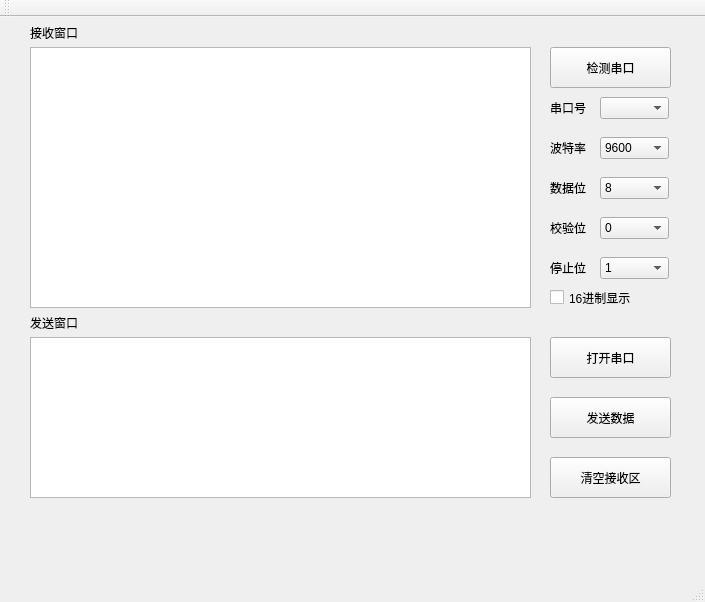
<?xml version="1.0" encoding="UTF-8"?>
<ui version="4.0">
 <class>SerialPortApplicationClass</class>
 <widget class="QMainWindow" name="SerialPortApplicationClass">
  <property name="geometry">
   <rect>
    <x>0</x>
    <y>0</y>
    <width>705</width>
    <height>602</height>
   </rect>
  </property>
  <property name="windowTitle">
   <string>SerialPortApplication</string>
  </property>
  <widget class="QWidget" name="centralWidget">
   <widget class="QLabel" name="ReceiveLabel">
    <property name="geometry">
     <rect>
      <x>30</x>
      <y>10</y>
      <width>54</width>
      <height>12</height>
     </rect>
    </property>
    <property name="text">
     <string>接收窗口</string>
    </property>
   </widget>
   <widget class="QTextEdit" name="ReceiveTextEdit">
    <property name="geometry">
     <rect>
      <x>30</x>
      <y>30</y>
      <width>501</width>
      <height>261</height>
     </rect>
    </property>
   </widget>
   <widget class="QLabel" name="SendLabel">
    <property name="geometry">
     <rect>
      <x>30</x>
      <y>300</y>
      <width>54</width>
      <height>12</height>
     </rect>
    </property>
    <property name="text">
     <string>发送窗口</string>
    </property>
   </widget>
   <widget class="QTextEdit" name="SendTextEdit">
    <property name="geometry">
     <rect>
      <x>30</x>
      <y>320</y>
      <width>501</width>
      <height>161</height>
     </rect>
    </property>
   </widget>
   <widget class="QPushButton" name="SearchButton">
    <property name="geometry">
     <rect>
      <x>550</x>
      <y>30</y>
      <width>121</width>
      <height>41</height>
     </rect>
    </property>
    <property name="text">
     <string>检测串口</string>
    </property>
   </widget>
   <widget class="QComboBox" name="PortNameBox">
    <property name="geometry">
     <rect>
      <x>600</x>
      <y>80</y>
      <width>69</width>
      <height>22</height>
     </rect>
    </property>
   </widget>
   <widget class="QLabel" name="PortNameLabel">
    <property name="geometry">
     <rect>
      <x>550</x>
      <y>80</y>
      <width>41</width>
      <height>21</height>
     </rect>
    </property>
    <property name="text">
     <string>串口号：</string>
    </property>
   </widget>
   <widget class="QComboBox" name="BaudrateBox">
    <property name="geometry">
     <rect>
      <x>600</x>
      <y>120</y>
      <width>69</width>
      <height>22</height>
     </rect>
    </property>
    <item>
     <property name="text">
      <string>9600</string>
     </property>
    </item>
    <item>
     <property name="text">
      <string>115200</string>
     </property>
    </item>
    <item>
     <property name="text">
      <string>460800</string>
     </property>
    </item>
   </widget>
   <widget class="QLabel" name="BaudrateLabel">
    <property name="geometry">
     <rect>
      <x>550</x>
      <y>120</y>
      <width>41</width>
      <height>21</height>
     </rect>
    </property>
    <property name="text">
     <string>波特率：</string>
    </property>
   </widget>
   <widget class="QComboBox" name="DataBitsBox">
    <property name="geometry">
     <rect>
      <x>600</x>
      <y>160</y>
      <width>69</width>
      <height>22</height>
     </rect>
    </property>
    <item>
     <property name="text">
      <string>8</string>
     </property>
    </item>
    <item>
     <property name="text">
      <string>16</string>
     </property>
    </item>
   </widget>
   <widget class="QLabel" name="DataBitsLabel">
    <property name="geometry">
     <rect>
      <x>550</x>
      <y>160</y>
      <width>41</width>
      <height>21</height>
     </rect>
    </property>
    <property name="text">
     <string>数据位：</string>
    </property>
   </widget>
   <widget class="QComboBox" name="ParityBox">
    <property name="geometry">
     <rect>
      <x>600</x>
      <y>200</y>
      <width>69</width>
      <height>22</height>
     </rect>
    </property>
    <item>
     <property name="text">
      <string>0</string>
     </property>
    </item>
    <item>
     <property name="text">
      <string>1</string>
     </property>
    </item>
   </widget>
   <widget class="QLabel" name="ParityLabel">
    <property name="geometry">
     <rect>
      <x>550</x>
      <y>200</y>
      <width>41</width>
      <height>21</height>
     </rect>
    </property>
    <property name="text">
     <string>校验位：</string>
    </property>
   </widget>
   <widget class="QComboBox" name="StopBitsBox">
    <property name="geometry">
     <rect>
      <x>600</x>
      <y>240</y>
      <width>69</width>
      <height>22</height>
     </rect>
    </property>
    <item>
     <property name="text">
      <string>1</string>
     </property>
    </item>
    <item>
     <property name="text">
      <string>2</string>
     </property>
    </item>
   </widget>
   <widget class="QLabel" name="StopBitsLabel">
    <property name="geometry">
     <rect>
      <x>550</x>
      <y>240</y>
      <width>41</width>
      <height>21</height>
     </rect>
    </property>
    <property name="text">
     <string>停止位：</string>
    </property>
   </widget>
   <widget class="QCheckBox" name="HexcheckBox">
    <property name="geometry">
     <rect>
      <x>550</x>
      <y>270</y>
      <width>91</width>
      <height>21</height>
     </rect>
    </property>
    <property name="text">
     <string>16进制显示</string>
    </property>
   </widget>
   <widget class="QPushButton" name="OpenButton">
    <property name="geometry">
     <rect>
      <x>550</x>
      <y>320</y>
      <width>121</width>
      <height>41</height>
     </rect>
    </property>
    <property name="text">
     <string>打开串口</string>
    </property>
   </widget>
   <widget class="QPushButton" name="SendButton">
    <property name="geometry">
     <rect>
      <x>550</x>
      <y>380</y>
      <width>121</width>
      <height>41</height>
     </rect>
    </property>
    <property name="text">
     <string>发送数据</string>
    </property>
   </widget>
   <widget class="QPushButton" name="ClearButton">
    <property name="geometry">
     <rect>
      <x>550</x>
      <y>440</y>
      <width>121</width>
      <height>41</height>
     </rect>
    </property>
    <property name="text">
     <string>清空接收区</string>
    </property>
   </widget>
  </widget>
  <widget class="QMenuBar" name="menuBar">
   <property name="geometry">
    <rect>
     <x>0</x>
     <y>0</y>
     <width>705</width>
     <height>23</height>
    </rect>
   </property>
  </widget>
  <widget class="QToolBar" name="mainToolBar">
   <attribute name="toolBarArea">
    <enum>TopToolBarArea</enum>
   </attribute>
   <attribute name="toolBarBreak">
    <bool>false</bool>
   </attribute>
  </widget>
  <widget class="QStatusBar" name="statusBar"/>
 </widget>
 <layoutdefault spacing="6" margin="11"/>
 <resources>
  <include location="SerialPortApplication.qrc"/>
 </resources>
 <connections/>
</ui>
